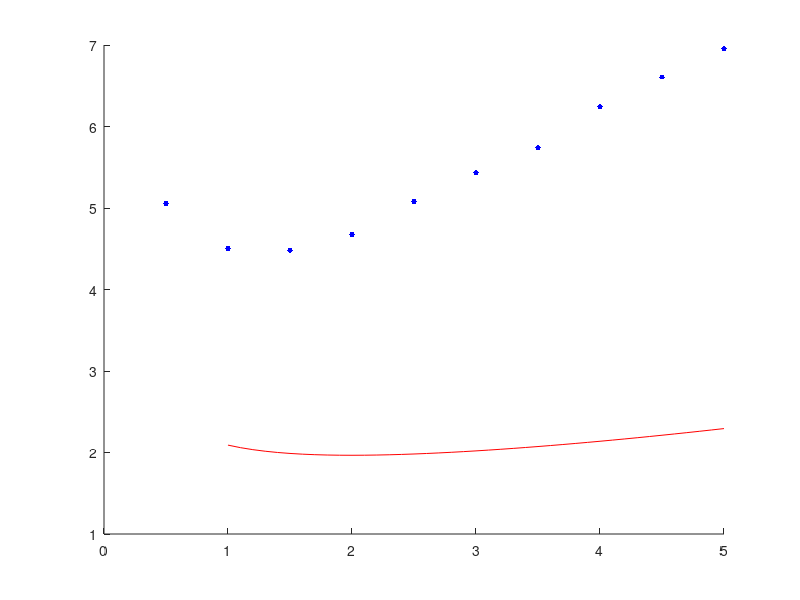

This figure's MATLAB source:
load('data/data4comparison.mat');

figure
hold on
plot(r_tab2,meanTa(1,:),'r');
plot(r_tab,meanTs(1,:),'b.','MarkerSize',12);
